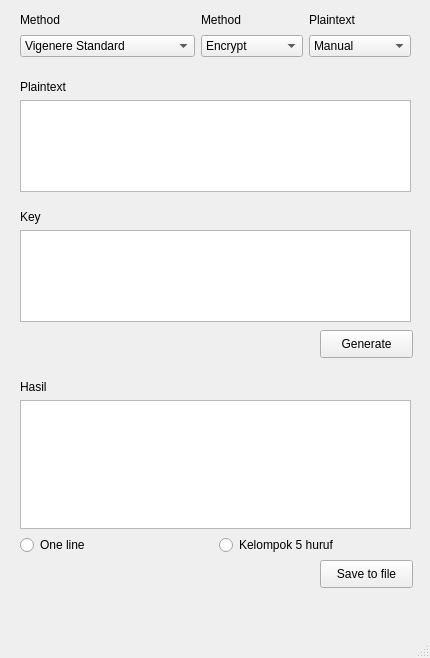
<?xml version="1.0" encoding="UTF-8"?>
<ui version="4.0">
 <class>MainWindow</class>
 <widget class="QMainWindow" name="MainWindow">
  <property name="geometry">
   <rect>
    <x>0</x>
    <y>0</y>
    <width>430</width>
    <height>658</height>
   </rect>
  </property>
  <property name="windowTitle">
   <string>MainWindow</string>
  </property>
  <widget class="QWidget" name="centralwidget">
   <widget class="QPushButton" name="generateButton">
    <property name="geometry">
     <rect>
      <x>320</x>
      <y>330</y>
      <width>93</width>
      <height>28</height>
     </rect>
    </property>
    <property name="text">
     <string>Generate</string>
    </property>
   </widget>
   <widget class="QPushButton" name="saveButton">
    <property name="geometry">
     <rect>
      <x>320</x>
      <y>560</y>
      <width>93</width>
      <height>28</height>
     </rect>
    </property>
    <property name="text">
     <string>Save to file</string>
    </property>
   </widget>
   <widget class="QWidget" name="layoutWidget">
    <property name="geometry">
     <rect>
      <x>20</x>
      <y>210</y>
      <width>391</width>
      <height>112</height>
     </rect>
    </property>
    <layout class="QGridLayout" name="gridLayout_2">
     <item row="0" column="0">
      <widget class="QLabel" name="labelKey">
       <property name="text">
        <string>Key</string>
       </property>
      </widget>
     </item>
     <item row="1" column="0">
      <widget class="QTextEdit" name="textEditKey">
       <property name="html">
        <string>&lt;!DOCTYPE HTML PUBLIC &quot;-//W3C//DTD HTML 4.0//EN&quot; &quot;http://www.w3.org/TR/REC-html40/strict.dtd&quot;&gt;
&lt;html&gt;&lt;head&gt;&lt;meta name=&quot;qrichtext&quot; content=&quot;1&quot; /&gt;&lt;style type=&quot;text/css&quot;&gt;
p, li { white-space: pre-wrap; }
&lt;/style&gt;&lt;/head&gt;&lt;body style=&quot; font-family:'MS Shell Dlg 2'; font-size:7.8pt; font-weight:400; font-style:normal;&quot;&gt;
&lt;p style=&quot;-qt-paragraph-type:empty; margin-top:0px; margin-bottom:0px; margin-left:0px; margin-right:0px; -qt-block-indent:0; text-indent:0px;&quot;&gt;&lt;br /&gt;&lt;/p&gt;&lt;/body&gt;&lt;/html&gt;</string>
       </property>
      </widget>
     </item>
    </layout>
   </widget>
   <widget class="QWidget" name="layoutWidget">
    <property name="geometry">
     <rect>
      <x>20</x>
      <y>380</y>
      <width>391</width>
      <height>175</height>
     </rect>
    </property>
    <layout class="QGridLayout" name="gridLayout_4">
     <item row="1" column="0">
      <widget class="QTextBrowser" name="textBrowserHasil"/>
     </item>
     <item row="0" column="0">
      <widget class="QLabel" name="labelHasil">
       <property name="text">
        <string>Hasil</string>
       </property>
      </widget>
     </item>
     <item row="2" column="0">
      <layout class="QGridLayout" name="gridLayout_3">
       <item row="0" column="0">
        <widget class="QRadioButton" name="radioButtonOneline">
         <property name="text">
          <string>One line</string>
         </property>
        </widget>
       </item>
       <item row="0" column="1">
        <widget class="QRadioButton" name="radioButtonKelompok">
         <property name="text">
          <string>Kelompok 5 huruf</string>
         </property>
        </widget>
       </item>
      </layout>
     </item>
    </layout>
   </widget>
   <widget class="QWidget" name="layoutWidget_2">
    <property name="geometry">
     <rect>
      <x>20</x>
      <y>80</y>
      <width>391</width>
      <height>112</height>
     </rect>
    </property>
    <layout class="QGridLayout" name="gridLayout_6">
     <item row="0" column="0">
      <widget class="QLabel" name="labelPlaintext2">
       <property name="text">
        <string>Plaintext</string>
       </property>
      </widget>
     </item>
     <item row="1" column="0">
      <widget class="QTextEdit" name="textEditPlaintext">
       <property name="html">
        <string>&lt;!DOCTYPE HTML PUBLIC &quot;-//W3C//DTD HTML 4.0//EN&quot; &quot;http://www.w3.org/TR/REC-html40/strict.dtd&quot;&gt;
&lt;html&gt;&lt;head&gt;&lt;meta name=&quot;qrichtext&quot; content=&quot;1&quot; /&gt;&lt;style type=&quot;text/css&quot;&gt;
p, li { white-space: pre-wrap; }
&lt;/style&gt;&lt;/head&gt;&lt;body style=&quot; font-family:'MS Shell Dlg 2'; font-size:7.8pt; font-weight:400; font-style:normal;&quot;&gt;
&lt;p style=&quot;-qt-paragraph-type:empty; margin-top:0px; margin-bottom:0px; margin-left:0px; margin-right:0px; -qt-block-indent:0; text-indent:0px;&quot;&gt;&lt;br /&gt;&lt;/p&gt;&lt;/body&gt;&lt;/html&gt;</string>
       </property>
      </widget>
     </item>
    </layout>
   </widget>
   <widget class="QWidget" name="">
    <property name="geometry">
     <rect>
      <x>20</x>
      <y>10</y>
      <width>391</width>
      <height>47</height>
     </rect>
    </property>
    <layout class="QGridLayout" name="gridLayout_5">
     <item row="0" column="0">
      <widget class="QLabel" name="labelMethod">
       <property name="text">
        <string>Method</string>
       </property>
      </widget>
     </item>
     <item row="0" column="1">
      <widget class="QLabel" name="labelMethod2">
       <property name="text">
        <string>Method</string>
       </property>
      </widget>
     </item>
     <item row="0" column="2">
      <widget class="QLabel" name="labelPlaintext">
       <property name="text">
        <string>Plaintext</string>
       </property>
      </widget>
     </item>
     <item row="1" column="0">
      <widget class="QComboBox" name="comboBox_4">
       <item>
        <property name="text">
         <string>Vigenere Standard</string>
        </property>
       </item>
       <item>
        <property name="text">
         <string>Extended Vigenere Cipher</string>
        </property>
       </item>
       <item>
        <property name="text">
         <string>Playfair Cipher</string>
        </property>
       </item>
       <item>
        <property name="text">
         <string>One-time Pad</string>
        </property>
       </item>
      </widget>
     </item>
     <item row="1" column="1">
      <widget class="QComboBox" name="comboBox_3">
       <item>
        <property name="text">
         <string>Encrypt</string>
        </property>
       </item>
       <item>
        <property name="text">
         <string>Decrypt</string>
        </property>
       </item>
      </widget>
     </item>
     <item row="1" column="2">
      <widget class="QComboBox" name="comboBox_5">
       <item>
        <property name="text">
         <string>Manual</string>
        </property>
       </item>
       <item>
        <property name="text">
         <string>File</string>
        </property>
       </item>
      </widget>
     </item>
    </layout>
   </widget>
  </widget>
  <widget class="QMenuBar" name="menubar">
   <property name="geometry">
    <rect>
     <x>0</x>
     <y>0</y>
     <width>430</width>
     <height>26</height>
    </rect>
   </property>
  </widget>
  <widget class="QStatusBar" name="statusbar"/>
 </widget>
 <resources/>
 <connections/>
</ui>
